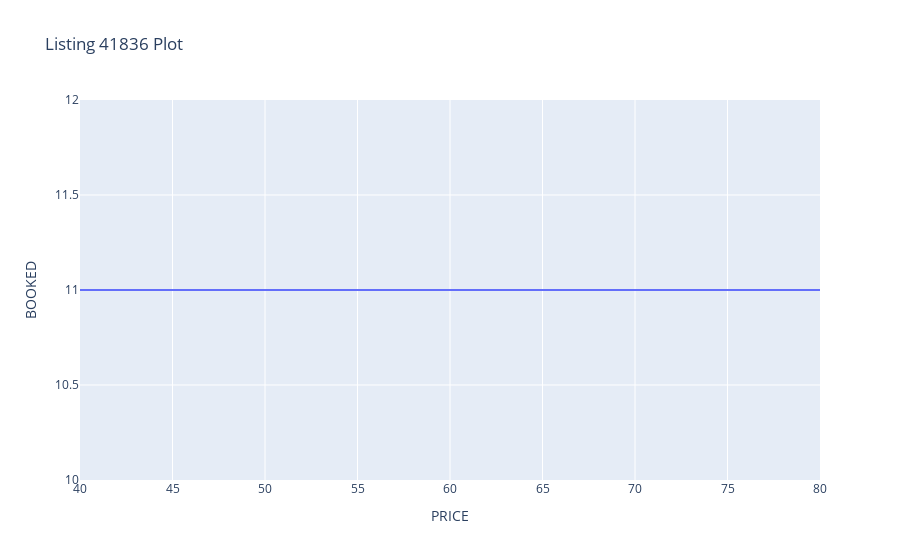

The code cell stored with this chart in its notebook:
### Markdown cell above
Plot listing id 41836:
So this one is price inelastic?

### Code cell
dict_dc[41836]

# so this one is price inelastic?

### Figure 1 — Plotly figure (JSON) as saved in the notebook; plotly's stock layout.template omitted (floating-point values rounded to 4 significant figures)
{"data": [{"hovertemplate": "PRICE=%{x}<br>BOOKED=%{y}<extra></extra>", "legendgroup": "", "line": {"color": "#636efa", "dash": "solid"}, "mode": "lines", "name": "", "showlegend": false, "type": "scatter", "x": [40.0, 40.0, 40.0, 40.0, 40.0, 40.0, 40.0, 40.0, 40.0, 40.0, 40.0, 44.0, 44.0, 44.0, 44.0, 44.0, 44.0, 44.0, 44.0, 44.0, 44.0, 44.0, 48.0, 48.0, 48.0, 48.0, 48.0, 48.0, 48.0, 48.0, 48.0, 48.0, 48.0, 52.0, 52.0, 52.0, 52.0, 52.0, 52.0, 52.0, 52.0, 52.0, 52.0, 52.0, 56.0, 56.0, 56.0, 56.0, 56.0, 56.0, 56.0, 56.0, 56.0, 56.0, 56.0, 60.0, 60.0, 60.0, 60.0, 60.0, 60.0, 60.0, 60.0, 60.0, 60.0, 60.0, 64.0, 64.0, 64.0, 64.0, 64.0, 64.0, 64.0, 64.0, 64.0, 64.0, 64.0, 68.0, 68.0, 68.0, 68.0, 68.0, 68.0, 68.0, 68.0, 68.0, 68.0, 68.0, 72.0, 72.0, 72.0, 72.0, 72.0, 72.0, 72.0, 72.0, 72.0, 72.0, 72.0, 76.0, 76.0, 76.0, 76.0, 76.0, 76.0, 76.0, 76.0, 76.0, 76.0, 76.0, 80.0, 80.0, 80.0, 80.0, 80.0, 80.0, 80.0, 80.0, 80.0, 80.0, 80.0], "xaxis": "x", "y": [11, 11, 11, 11, 11, 11, 11, 11, 11, 11, 11, 11, 11, 11, 11, 11, 11, 11, 11, 11, 11, 11, 11, 11, 11, 11, 11, 11, 11, 11, 11, 11, 11, 11, 11, 11, 11, 11, 11, 11, 11, 11, 11, 11, 11, 11, 11, 11, 11, 11, 11, 11, 11, 11, 11, 11, 11, 11, 11, 11, 11, 11, 11, 11, 11, 11, 11, 11, 11, 11, 11, 11, 11, 11, 11, 11, 11, 11, 11, 11, 11, 11, 11, 11, 11, 11, 11, 11, 11, 11, 11, 11, 11, 11, 11, 11, 11, 11, 11, 11, 11, 11, 11, 11, 11, 11, 11, 11, 11, 11, 11, 11, 11, 11, 11, 11, 11, 11, 11, 11, 11], "yaxis": "y"}], "layout": {"legend": {"tracegroupgap": 0}, "title": {"text": "Listing 41836 Plot"}, "xaxis": {"anchor": "y", "domain": [0.0, 1.0], "title": {"text": "PRICE"}}, "yaxis": {"anchor": "x", "domain": [0.0, 1.0], "title": {"text": "BOOKED"}}}}
